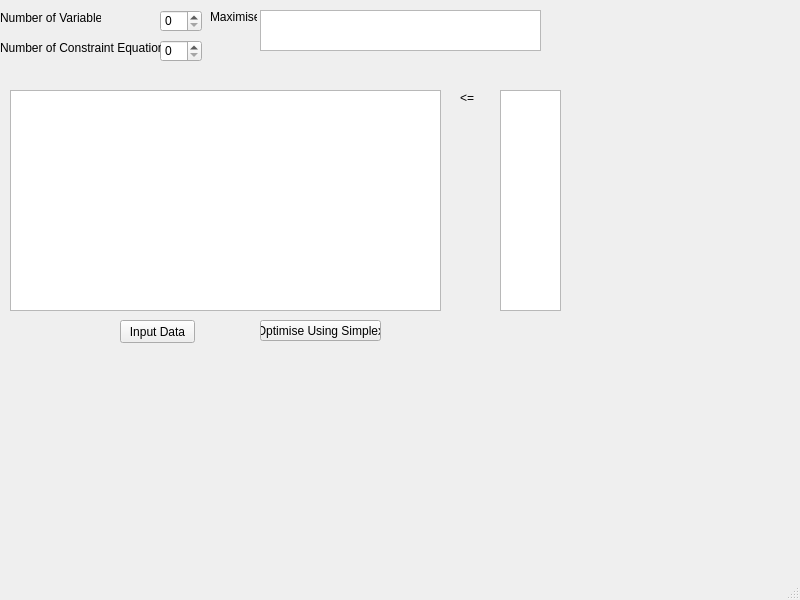
<?xml version="1.0" encoding="UTF-8"?>
<ui version="4.0">
 <class>MainWindow</class>
 <widget class="QMainWindow" name="MainWindow">
  <property name="geometry">
   <rect>
    <x>0</x>
    <y>0</y>
    <width>800</width>
    <height>600</height>
   </rect>
  </property>
  <property name="windowTitle">
   <string>MainWindow</string>
  </property>
  <widget class="QWidget" name="centralwidget">
   <widget class="QSpinBox" name="Num_Vars_SpinBox">
    <property name="geometry">
     <rect>
      <x>160</x>
      <y>10</y>
      <width>42</width>
      <height>22</height>
     </rect>
    </property>
   </widget>
   <widget class="QSpinBox" name="Num_Constraints_SpinBox">
    <property name="geometry">
     <rect>
      <x>160</x>
      <y>40</y>
      <width>42</width>
      <height>22</height>
     </rect>
    </property>
   </widget>
   <widget class="QLabel" name="label">
    <property name="geometry">
     <rect>
      <x>0</x>
      <y>10</y>
      <width>101</width>
      <height>16</height>
     </rect>
    </property>
    <property name="text">
     <string>Number of Variables</string>
    </property>
   </widget>
   <widget class="QLabel" name="label_2">
    <property name="geometry">
     <rect>
      <x>0</x>
      <y>40</y>
      <width>161</width>
      <height>16</height>
     </rect>
    </property>
    <property name="text">
     <string>Number of Constraint Equations</string>
    </property>
   </widget>
   <widget class="QLabel" name="label_3">
    <property name="geometry">
     <rect>
      <x>210</x>
      <y>10</y>
      <width>47</width>
      <height>13</height>
     </rect>
    </property>
    <property name="text">
     <string>Maximise:</string>
    </property>
   </widget>
   <widget class="QTableWidget" name="Objective_Function">
    <property name="geometry">
     <rect>
      <x>260</x>
      <y>10</y>
      <width>281</width>
      <height>41</height>
     </rect>
    </property>
   </widget>
   <widget class="QTableWidget" name="tableWidget">
    <property name="geometry">
     <rect>
      <x>10</x>
      <y>90</y>
      <width>431</width>
      <height>221</height>
     </rect>
    </property>
   </widget>
   <widget class="QLabel" name="label_4">
    <property name="geometry">
     <rect>
      <x>460</x>
      <y>90</y>
      <width>21</width>
      <height>16</height>
     </rect>
    </property>
    <property name="text">
     <string>&lt;=</string>
    </property>
   </widget>
   <widget class="QTableWidget" name="tableWidget_2">
    <property name="geometry">
     <rect>
      <x>500</x>
      <y>90</y>
      <width>61</width>
      <height>221</height>
     </rect>
    </property>
   </widget>
   <widget class="QPushButton" name="pushButton">
    <property name="geometry">
     <rect>
      <x>120</x>
      <y>320</y>
      <width>75</width>
      <height>23</height>
     </rect>
    </property>
    <property name="text">
     <string>Input Data</string>
    </property>
   </widget>
   <widget class="QPushButton" name="pushButton_2">
    <property name="geometry">
     <rect>
      <x>260</x>
      <y>320</y>
      <width>121</width>
      <height>21</height>
     </rect>
    </property>
    <property name="text">
     <string>Optimise Using Simplex</string>
    </property>
   </widget>
  </widget>
  <widget class="QMenuBar" name="menubar">
   <property name="geometry">
    <rect>
     <x>0</x>
     <y>0</y>
     <width>800</width>
     <height>21</height>
    </rect>
   </property>
  </widget>
  <widget class="QStatusBar" name="statusbar"/>
 </widget>
 <resources/>
 <connections/>
</ui>
